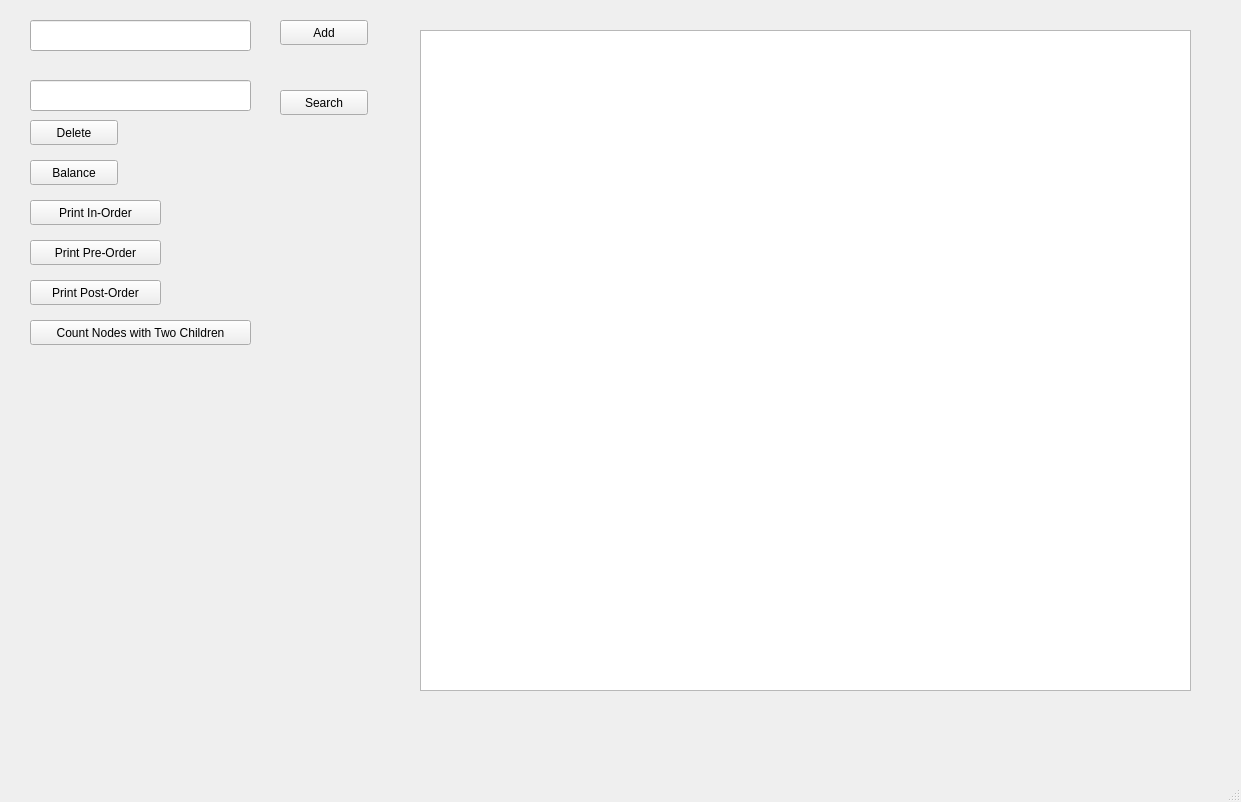
<?xml version="1.0" encoding="UTF-8"?>
<ui version="4.0">
 <class>MainWindow</class>
 <widget class="QMainWindow" name="MainWindow">
  <property name="geometry">
   <rect>
    <x>0</x>
    <y>0</y>
    <width>1241</width>
    <height>802</height>
   </rect>
  </property>
  <property name="windowTitle">
   <string>MainWindow</string>
  </property>
  <widget class="QWidget" name="centralwidget">
   <widget class="QLineEdit" name="keyLineEdit">
    <property name="geometry">
     <rect>
      <x>30</x>
      <y>20</y>
      <width>221</width>
      <height>31</height>
     </rect>
    </property>
   </widget>
   <widget class="QLineEdit" name="dataLineEdit">
    <property name="geometry">
     <rect>
      <x>30</x>
      <y>80</y>
      <width>221</width>
      <height>31</height>
     </rect>
    </property>
   </widget>
   <widget class="QPushButton" name="addButton">
    <property name="geometry">
     <rect>
      <x>280</x>
      <y>20</y>
      <width>88</width>
      <height>25</height>
     </rect>
    </property>
    <property name="text">
     <string>Add</string>
    </property>
   </widget>
   <widget class="QPushButton" name="searchButton">
    <property name="geometry">
     <rect>
      <x>280</x>
      <y>90</y>
      <width>88</width>
      <height>25</height>
     </rect>
    </property>
    <property name="text">
     <string>Search</string>
    </property>
   </widget>
   <widget class="QPushButton" name="deleteButton">
    <property name="geometry">
     <rect>
      <x>30</x>
      <y>120</y>
      <width>88</width>
      <height>25</height>
     </rect>
    </property>
    <property name="text">
     <string>Delete</string>
    </property>
   </widget>
   <widget class="QPushButton" name="balanceButton">
    <property name="geometry">
     <rect>
      <x>30</x>
      <y>160</y>
      <width>88</width>
      <height>25</height>
     </rect>
    </property>
    <property name="text">
     <string>Balance</string>
    </property>
   </widget>
   <widget class="QPushButton" name="printInOrderButton">
    <property name="geometry">
     <rect>
      <x>30</x>
      <y>200</y>
      <width>131</width>
      <height>25</height>
     </rect>
    </property>
    <property name="text">
     <string>Print In-Order</string>
    </property>
   </widget>
   <widget class="QPushButton" name="printPreOrderButton">
    <property name="geometry">
     <rect>
      <x>30</x>
      <y>240</y>
      <width>131</width>
      <height>25</height>
     </rect>
    </property>
    <property name="text">
     <string>Print Pre-Order</string>
    </property>
   </widget>
   <widget class="QPushButton" name="printPostOrderButton">
    <property name="geometry">
     <rect>
      <x>30</x>
      <y>280</y>
      <width>131</width>
      <height>25</height>
     </rect>
    </property>
    <property name="text">
     <string>Print Post-Order</string>
    </property>
   </widget>
   <widget class="QPushButton" name="NodesWithTwoChildrenButton">
    <property name="geometry">
     <rect>
      <x>30</x>
      <y>320</y>
      <width>221</width>
      <height>25</height>
     </rect>
    </property>
    <property name="text">
     <string>Count Nodes with Two Children</string>
    </property>
   </widget>
   <widget class="QTextEdit" name="treeView">
    <property name="geometry">
     <rect>
      <x>420</x>
      <y>30</y>
      <width>771</width>
      <height>661</height>
     </rect>
    </property>
   </widget>
  </widget>
  <widget class="QMenuBar" name="menubar">
   <property name="geometry">
    <rect>
     <x>0</x>
     <y>0</y>
     <width>1241</width>
     <height>22</height>
    </rect>
   </property>
  </widget>
  <widget class="QStatusBar" name="statusbar"/>
 </widget>
 <resources/>
 <connections/>
</ui>
